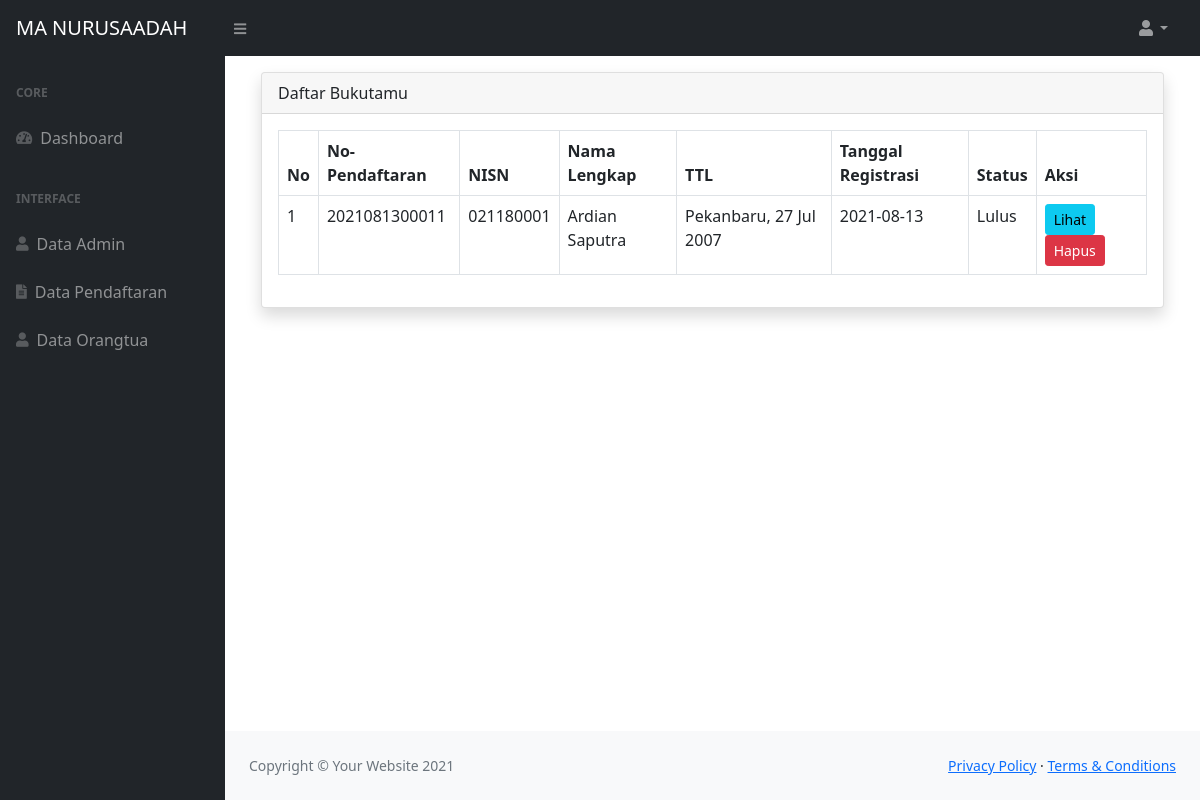
The page /admin/index.php?page=data-pendaftar (signed in) on the database its author committed.
### tables this page shows
CREATE TABLE `pendaftaran` (
  `id_pendaftaran` int(11) NOT NULL,
  `id_user` int(11) NOT NULL,
  `nisn` varchar(50) NOT NULL,
  `nama` varchar(50) NOT NULL,
  `asal_sekolah` varchar(50) NOT NULL,
  `tempat_lahir` varchar(50) NOT NULL,
  `tgl_lahir` date NOT NULL,
  `jenis_kelamin` varchar(50) NOT NULL,
  `agama` varchar(50) NOT NULL,
  `no_hp` varchar(50) NOT NULL,
  `alamat` text NOT NULL,
  `tgl_daftar` date NOT NULL,
  `foto` varchar(50) NOT NULL,
  `kk` varchar(50) NOT NULL,
  `akte` varchar(50) NOT NULL,
  `ijazah` varchar(50) NOT NULL,
  `konfirmasi` varchar(50) NOT NULL DEFAULT '-'
);

### admin/data-pendaftar.php (the view, shortened to what this page needs)
<?php
$query = mysqli_query($koneksi, "SELECT * FROM pendaftaran");
$no = 1;
?>
<div class="container mt-3">
    <div class="row">
        <div class="col">
            <div class="card shadow">
                <div class="card-header">
                    <div class="clearfix">
                        <div class="float-left">
                            Daftar Bukutamu
                        </div>
                    </div>
                </div>
                <div class="card-body">
                    <table id="table-1" class="table table-bordered">
                        <thead>
                            <tr>
                                <th>No</th>
                                <th>No-Pendaftaran</th>
                                <th>NISN</th>
                                <th>Nama Lengkap</th>
                                <th>TTL</th>
                                <th>Tanggal Registrasi</th>
                                <th>Status</th>
                                <th>Aksi</th>
                            </tr>
                        </thead>
                        <tbody>
                            <?php while($row = mysqli_fetch_assoc($query)) : ?>
                            <tr class="text-capitalize">
                                <td><?= $no++ ?></td>
                                <td><?= preg_replace('/[^a-zA-Z0-9 ]/','',$row['tgl_daftar']."000".$row['id_pendaftaran']); ?>
                                </td>
                                <td><?= $row['nisn'] ?></td>
                                <td><?= $row['nama'] ?></td>
                                <td><?= $row['tempat_lahir'].", ".date('d M Y', strtotime($row['tgl_lahir']));; ?></td>
                                <td><?= $row['tgl_daftar'] ?></td>
                                <td><?= $row['konfirmasi'] ?></td>
                                <td>
                                    <a href="index.php?page=detail-pendaftar&id=<?= $row['id_pendaftaran']; ?>"
                                        class="btn btn-info btn-sm ">Lihat</a>
                                    <a href="?page=hapus-pendaftar&id=<?= $row['id_pendaftaran'] ?>" class="btn btn-sm btn-danger"
                                        onclick="return confirm('apakah anda yakin?')">Hapus</a>
                                </td>
                            </tr>
                            <?php endwhile; ?>
                        </tbody>
                    </table>
                </div>
            </div>
        </div>
    </div>
</div>

### rows shown on the page
pendaftaran: tgl_daftar+id_pendaftaran "2021081300011", nisn "021180001", nama "Ardian Saputra", tempat_lahir "Pekanbaru", tgl_lahir "27 Jul 2007", tgl_daftar "2021-08-13", konfirmasi "Lulus"
